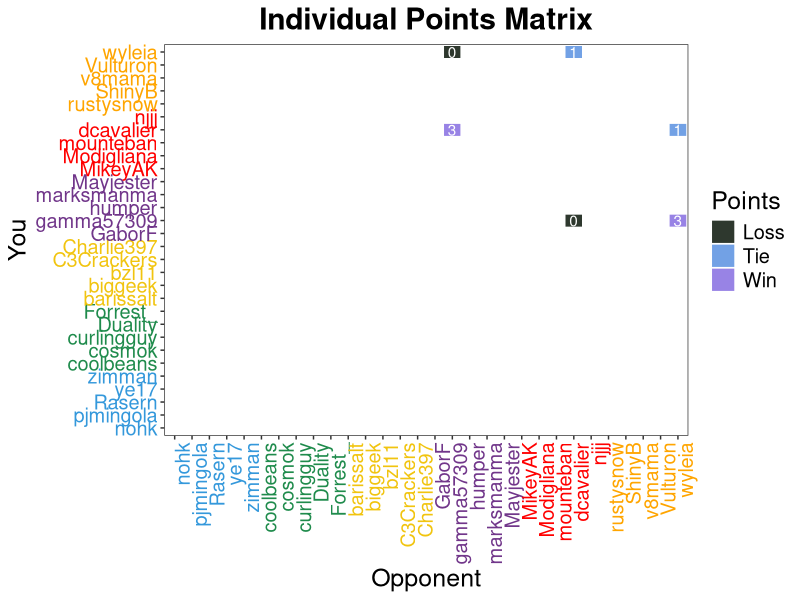
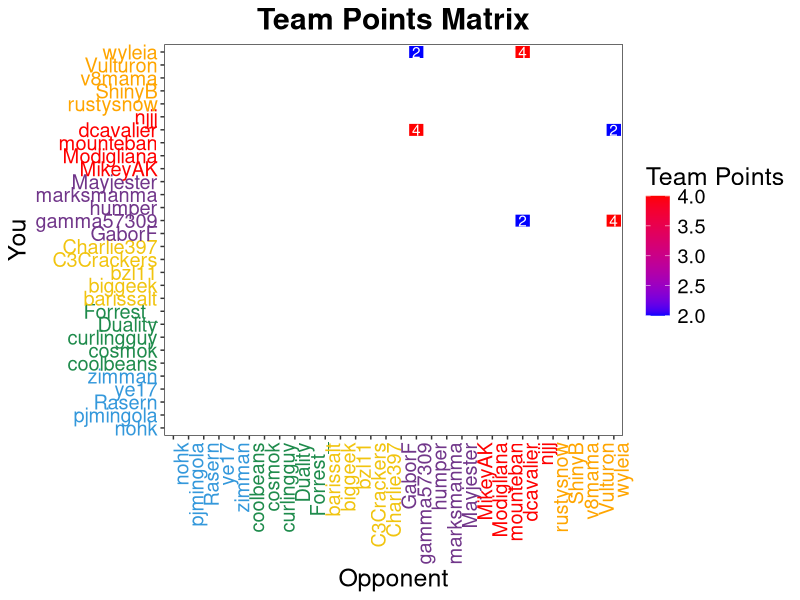
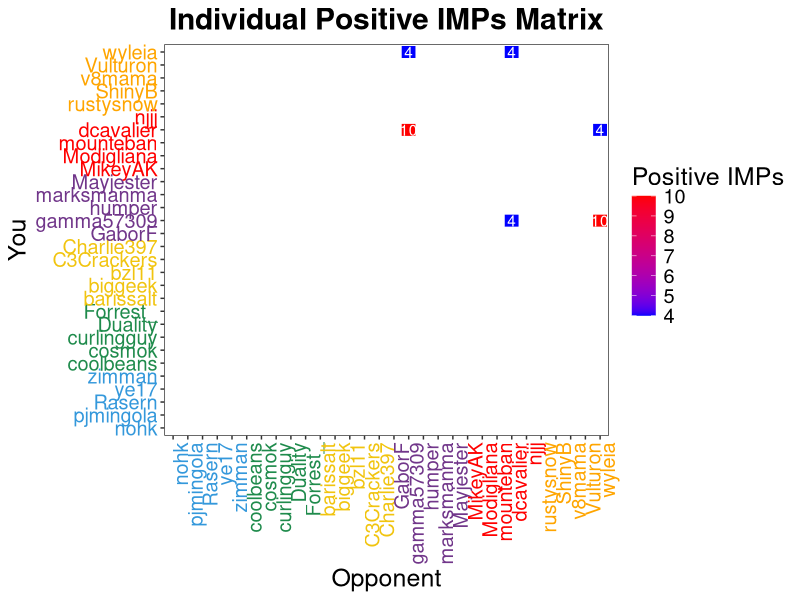
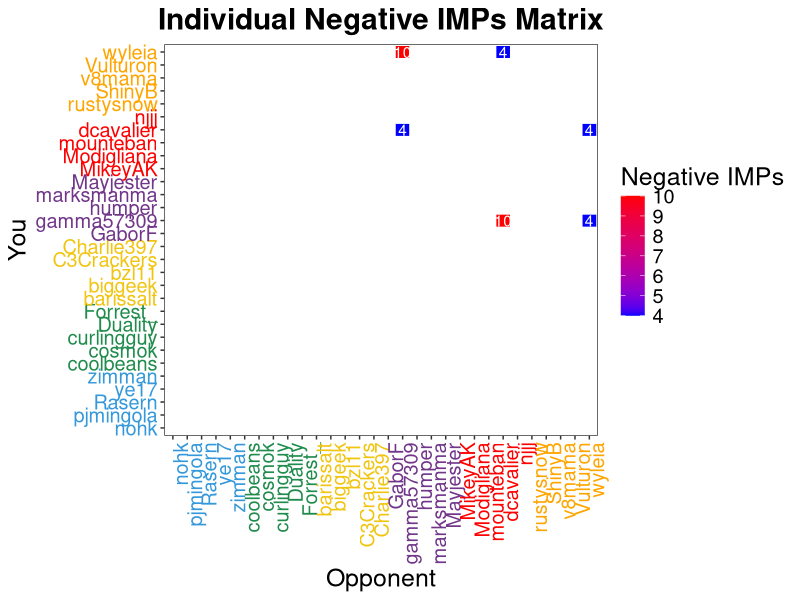

Write R code to recreate these figures, in order.
## ---- chunk 1
knitr::opts_chunk$set(echo = TRUE)
## ---- chunk 2
library(dplyr)
library(ggplot2)
library(kableExtra)

# player.list <- c("barissalt",
#                  "biggeek",
#                  "bzl11",
#                  "C3Crackers",
#                  "Charlie397",
#                  "coolbeans",
#                  "cosmok",
#                  "curlingguy",
#                  "Duality",
#                  "Forrest_",
#                  "GaborF",
#                  "gamma57309",
#                  "humper",
#                  "marksmanma",
#                  "Mayjester",
#                  "MikeyAK",
#                  "Modigliana",
#                  "mounteban",
#                  "dcavalier",
#                  "njjj",
#                  "nohk",
#                  "pjmingola",
#                  "Rasern",
#                  "rustysnow",
#                  "ShinyB",
#                  "v8mama",
#                  "Vulturon",
#                  "wyleia",
#                  "ye17",
#                  "zimman")

## Teams
blue <- c("nohk",
                 "pjmingola",
                 "Rasern",
                 "ye17",
                 "zimman")
red <- c("MikeyAK",
                 "Modigliana",
                 "mounteban",
                 "dcavalier",
                 "njjj")
orange <- c("barissalt",
                 "biggeek",
                 "bzl11",
                 "C3Crackers",
                 "Charlie397")
purple <- c("GaborF",
                 "gamma57309",
                 "humper",
                 "marksmanma",
                 "Mayjester")
yellow <- c("rustysnow",
                 "ShinyB",
                 "v8mama",
                 "Vulturon",
                 "wyleia")
green <- c("coolbeans",
                 "cosmok",
                 "curlingguy",
                 "Duality",
                 "Forrest_")

player.list <- c(blue, green, orange, purple, red, yellow)


indivpts <- function(results){
  results$IndPtsP1 <- 0
  for(i in 1:nrow(results)){
    ifelse(results$PosIMPsP1[i] == results$NegIMPsP1[i], 
           results$IndPtsP1[i] <- 1,
           ifelse(results$PosIMPsP1[i] > results$NegIMPsP1[i],
                  results$IndPtsP1[i] <- 3,
                  results$IndPtsP1[i] <- 0))
  }
  return(results)
}

p2results <- function(results){
  if(results[6] == "Y"){
    p2r <- c(results[2],
             results[1],
             0,
             results[5],
             results[4],
             "Y",
             0)
  } else {
    indpts <- ifelse(results[5] == results[4], 1, 
                     ifelse(results[5] > results[4], 3, 0))
    p2r <- c(results[2],
             results[1],
             6 - results[3],
             results[5],
             results[4],
             "N",
             indpts)
  }
  return(p2r)
}

getoutput <- function(results, out) {
  starting.out <- out
  for(i in 1:nrow(results)){
    starting.out[starting.out$Player1 == results$Player1[i] &
                 starting.out$Player2 == results$Player2[i],] <- results[i,]
    starting.out[starting.out$Player1 == results$Player2[i] &
                   starting.out$Player2 == results$Player1[i],] <- p2results(results[i,])
  }
  starting.out$TeamPtsP1 <- as.numeric(starting.out$TeamPtsP1)
  starting.out$PosIMPsP1 <- as.numeric(starting.out$PosIMPsP1)
  starting.out$NegIMPsP1 <- as.numeric(starting.out$NegIMPsP1)
  return(starting.out)
}

makeplots <- function(output) {
  output$IndPtsP1 <- as.factor(output$IndPtsP1)
  
  team.colors <- c(rep("#3498db", 5),
                 rep("#1f8b4c", 5),
                 rep("#f1c40f", 5),
                 rep("#71368a", 5),
                 rep("red", 5),
                 rep("orange", 5))

  indpts <- ggplot(output, (aes(x = Player2, y = Player1, fill = IndPtsP1))) +
    geom_tile(color = "white", size = .25) +
    geom_text(data = output[!is.na(output$IndPtsP1),], aes(label = IndPtsP1), color = "white") + theme_bw() +
    theme(text = element_text(size = 18),
          axis.text.x = element_text(angle = 90, hjust = 1, color = team.colors),
          axis.text.y = element_text(color = team.colors),
          plot.title = element_text(hjust = 0.5, face = "bold"),
          panel.grid.major = element_blank(),
          panel.grid.minor = element_blank()) +
    xlab("Opponent") + ylab("You") +
    ggtitle("Individual Points Matrix") +
    scale_fill_manual(values = c("#2E382E", "#72A1E5", "#9883E5"),
                      name = "Points",
                      labels = c("Loss", "Tie", "Win"),
                      na.value = "white",
                      na.translate = FALSE)
  
  posimps <- ggplot(output, (aes(x = Player2, y = Player1, fill = PosIMPsP1))) +
    geom_tile(color = "white", size = .25) +
    geom_text(data = output[!is.na(output$PosIMPsP1),], aes(label = PosIMPsP1), color = "white") + theme_bw() +
    theme(text = element_text(size = 18),
          axis.text.x = element_text(angle = 90, hjust = 1, color = team.colors),
          axis.text.y = element_text(color = team.colors),
          plot.title = element_text(hjust = 0.5, face = "bold"),
          panel.grid.major = element_blank(),
          panel.grid.minor = element_blank()) +
    xlab("Opponent") + ylab("You") +
    ggtitle("Individual Positive IMPs Matrix") +
    scale_fill_gradient(low = "blue", high = "red", na.value = "white", name = "Positive IMPs")

  negimps <- ggplot(output, (aes(x = Player2, y = Player1, fill = NegIMPsP1))) +
    geom_tile(color = "white", size = .25) +
    geom_text(data = output[!is.na(output$NegIMPsP1),], aes(label = NegIMPsP1), color = "white") + theme_bw() +
    theme(text = element_text(size = 18),
          axis.text.x = element_text(angle = 90, hjust = 1, color = team.colors),
          axis.text.y = element_text(color = team.colors),
          plot.title = element_text(hjust = 0.5, face = "bold"),
          panel.grid.major = element_blank(),
          panel.grid.minor = element_blank()) +
    xlab("Opponent") + ylab("You") +
    ggtitle("Individual Negative IMPs Matrix") +
    scale_fill_gradient(low = "blue", high = "red", na.value = "white", name = "Negative IMPs")
  
  teampts <- ggplot(output, (aes(x = Player2, y = Player1, fill = TeamPtsP1))) +
    geom_tile(color = "white", size = .25) +
    geom_text(data = output[!is.na(output$TeamPtsP1),], aes(label = TeamPtsP1), color = "white") + theme_bw() +
    theme(text = element_text(size = 18),
          axis.text.x = element_text(angle = 90, hjust = 1, color = team.colors),
          axis.text.y = element_text(color = team.colors),
          plot.title = element_text(hjust = 0.5, face = "bold"),
          panel.grid.major = element_blank(),
          panel.grid.minor = element_blank()) +
    xlab("Opponent") + ylab("You") +
    ggtitle("Team Points Matrix") +
    scale_fill_gradient(low = "blue", high = "red", na.value = "white", name = "Team Points")
  
  plot.list <- list(indpts, posimps, negimps, teampts)
}

summaryindiv <- function(output){
  indiv <- output %>% group_by(Player1) %>% summarise("Individual Points" = sum(IndPtsP1, na.rm = TRUE),
                                                      "Team Points" = sum(TeamPtsP1, na.rm = TRUE))
  colnames(indiv)[1] <- c("Player")
  
  indiv <- indiv[order(rowSums(indiv[,2:3]), decreasing = TRUE),]
  
  return(indiv)
}

summaryteam <- function(indiv) {
  bluepts <- sum(indiv$`Team Points`[indiv$Player %in% blue])
  greenpts <- sum(indiv$`Team Points`[indiv$Player %in% green])
  orangepts <- sum(indiv$`Team Points`[indiv$Player %in% orange])
  redpts <- sum(indiv$`Team Points`[indiv$Player %in% red])
  purplepts <- sum(indiv$`Team Points`[indiv$Player %in% purple])
  yellowpts <- sum(indiv$`Team Points`[indiv$Player %in% yellow])

  team <- data.frame(Team = c("Blue", "Green", "Orange", "Yellow", "Red", "Purple"),
                     Points = c(bluepts, greenpts, orangepts, yellowpts, redpts, purplepts))
  
  team <- team[order(team$Points, decreasing = TRUE),]
  
  return(team)
}

starting.out <- expand.grid(player.list, player.list)
colnames(starting.out) <- c("Player1", "Player2")
starting.out <- starting.out[starting.out$Player1 != starting.out$Player2,]
starting.out$TeamPtsP1 <- rep(NA, nrow(starting.out))
starting.out$PosIMPsP1 <- rep(NA, nrow(starting.out))
starting.out$NegIMPsP1 <- rep(NA, nrow(starting.out))
starting.out$Forfeit <- rep("N", nrow(starting.out))
starting.out$IndPtsP1 <- rep(NA, nrow(starting.out))

results <- data.frame(Player1 = c("gamma57309","wyleia","dcavalier"),
                      Player2 = c("wyleia", "dcavalier", "gamma57309"),
                      TeamPtsP1 = as.numeric(c(4,4,4)),
                      PosIMPsP1 = as.numeric(c(10,4,10)),
                      NegIMPsP1 = as.numeric(c(4,4,4)),
                      Forfeit = c("N", "N", "N"),
                      stringsAsFactors = FALSE)

results <- indivpts(results)
big.output <- getoutput(results, starting.out)

plots <- makeplots(big.output)
indiv.table <- summaryindiv(big.output)
team.table <- summaryteam(indiv.table)
## ---- chunk 3

indiv.table %>% 
  kable("html") %>% 
  kable_styling(font_size = 18, full_width = F) %>%
  row_spec(which(indiv.table$Player %in% blue), color = "#3498db") %>%
  row_spec(which(indiv.table$Player %in% green), color = "#1f8b4c") %>%
  row_spec(which(indiv.table$Player %in% yellow), color = "#f1c40f") %>%
  row_spec(which(indiv.table$Player %in% purple), color = "#71368a") %>%
  row_spec(which(indiv.table$Player %in% red), color = "red") %>%
  row_spec(which(indiv.table$Player %in% orange), color = "orange") 
## ---- chunk 4
team.table %>%
  kable("html", row.names = FALSE) %>%
  kable_styling(font_size = 18, full_width = F) %>%
  row_spec(which(team.table$Team == "Blue"), color = "#3498db") %>%
  row_spec(which(team.table$Team == "Green"), color = "#1f8b4c") %>%
  row_spec(which(team.table$Team == "Yellow"), color = "#f1c40f") %>%
  row_spec(which(team.table$Team == "Purple"), color = "#71368a") %>%
  row_spec(which(team.table$Team == "Red"), color = "red") %>%
  row_spec(which(team.table$Team == "Orange"), color = "orange")
## ---- chunk 5
print(plots[[1]])
## ---- chunk 6
print(plots[[4]])
## ---- chunk 7
print(plots[[2]])
## ---- chunk 8
print(plots[[3]])
